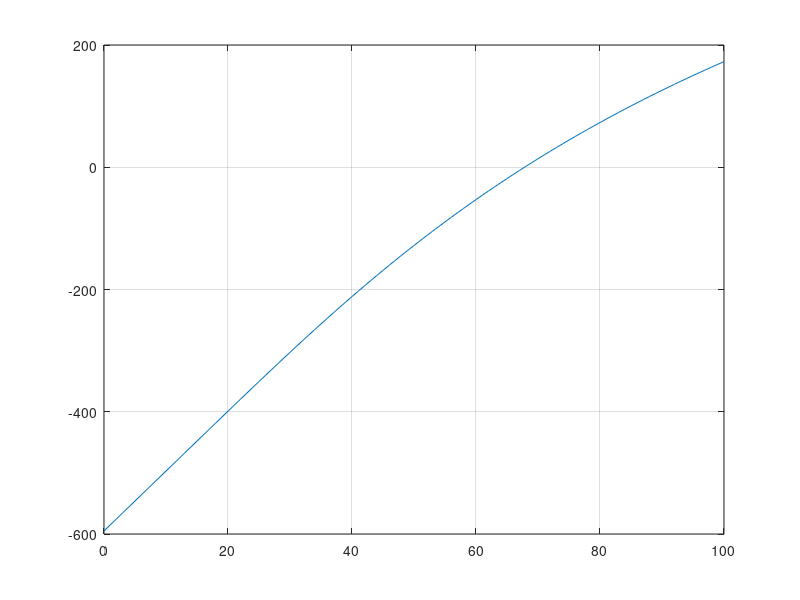

Here is the MATLAB script that generated this plot: (Note: this script raises an error after producing the figure.)
clear all;clc
format long;
#Ecuacion: c * v =  g * m * ( 1 - e^(-(c/m)*t) )
#Ecuacion a:  0 =  g * m * ( 1 - e^(-(c/m)*t) ) - (c * v)
g = 9.8;

#A: 5 cifras exactas
c_a = 17;
t_a = 9;
v_a = 35;

f_a = @(m)  g * m .* ( 1 - e.^(-(c_a./m)*t_a) ) - (c_a * v_a);

figure(1)
m_x = linspace(0,100,101);
plot(m_x,f_a(m_x)) # m entre 60 y 70
grid on;

[m_a] = biseccion(f_a,60,80,100,1e-3)

#B: 5 cifras exactas
t_b = 9;
v_b = 35;
m_b = 73;

f_b = @(c)  g * m_b .* ( 1 - e.^(-(c/m_b)*t_b) ) - (c .* v_b);

figure(2)
c_x = linspace(0,30,101);
plot(c_x,f_b(c_x)) # c entre 15 y 20
grid on;

[c_b] = biseccion(f_b,15,20,100,1e-3)
